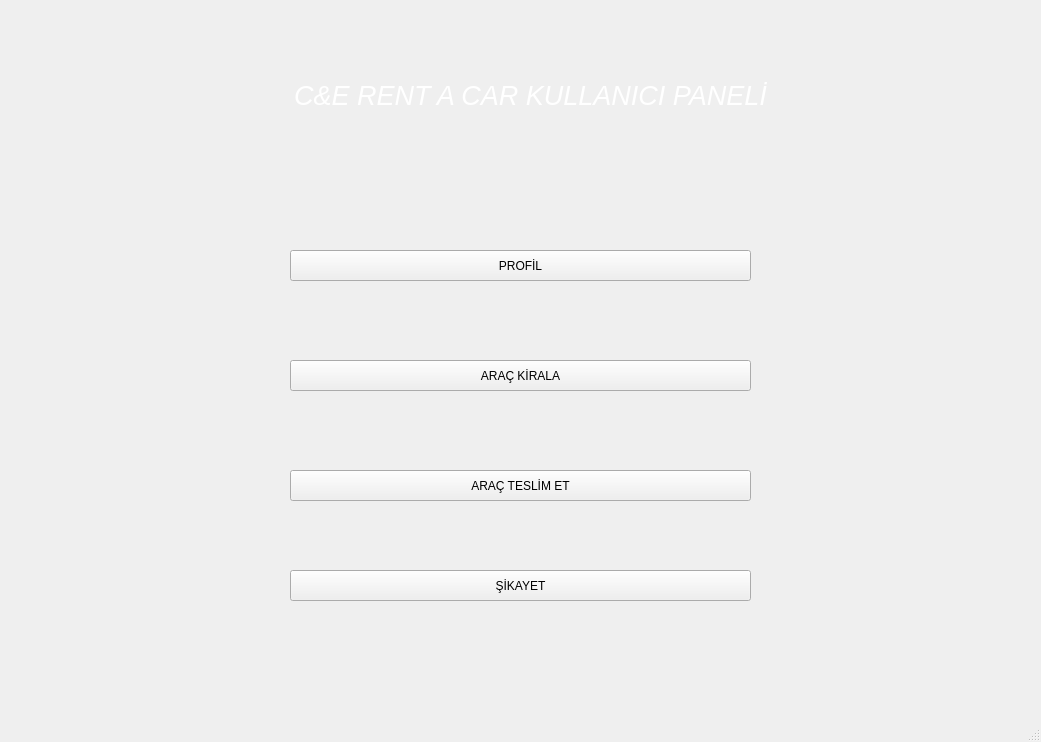
<?xml version="1.0" encoding="UTF-8"?>
<ui version="4.0">
 <class>MainWindow</class>
 <widget class="QMainWindow" name="MainWindow">
  <property name="geometry">
   <rect>
    <x>0</x>
    <y>0</y>
    <width>1041</width>
    <height>742</height>
   </rect>
  </property>
  <property name="windowTitle">
   <string>MainWindow</string>
  </property>
  <widget class="QWidget" name="centralwidget">
   <widget class="QLabel" name="label">
    <property name="geometry">
     <rect>
      <x>-20</x>
      <y>-30</y>
      <width>1091</width>
      <height>751</height>
     </rect>
    </property>
    <property name="text">
     <string/>
    </property>
    <property name="pixmap">
     <pixmap>75515051-dark-background-with-spotlights-light-studio.jpg</pixmap>
    </property>
    <property name="scaledContents">
     <bool>true</bool>
    </property>
   </widget>
   <widget class="QLabel" name="label_2">
    <property name="geometry">
     <rect>
      <x>220</x>
      <y>30</y>
      <width>621</width>
      <height>131</height>
     </rect>
    </property>
    <property name="text">
     <string>&lt;html&gt;&lt;head/&gt;&lt;body&gt;&lt;p align=&quot;center&quot;&gt;&lt;span style=&quot; font-size:20pt; font-style:italic; color:#ffffff;&quot;&gt;C&amp;amp;E RENT A CAR KULLANICI PANELİ&lt;/span&gt;&lt;/p&gt;&lt;/body&gt;&lt;/html&gt;</string>
    </property>
   </widget>
   <widget class="QPushButton" name="kullaniciprofil">
    <property name="geometry">
     <rect>
      <x>290</x>
      <y>250</y>
      <width>461</width>
      <height>31</height>
     </rect>
    </property>
    <property name="text">
     <string>PROFİL</string>
    </property>
   </widget>
   <widget class="QPushButton" name="arackirala">
    <property name="geometry">
     <rect>
      <x>290</x>
      <y>360</y>
      <width>461</width>
      <height>31</height>
     </rect>
    </property>
    <property name="text">
     <string>ARAÇ KİRALA</string>
    </property>
   </widget>
   <widget class="QPushButton" name="aracteslim">
    <property name="geometry">
     <rect>
      <x>290</x>
      <y>470</y>
      <width>461</width>
      <height>31</height>
     </rect>
    </property>
    <property name="text">
     <string>ARAÇ TESLİM ET</string>
    </property>
   </widget>
   <widget class="QPushButton" name="sikayet">
    <property name="geometry">
     <rect>
      <x>290</x>
      <y>570</y>
      <width>461</width>
      <height>31</height>
     </rect>
    </property>
    <property name="text">
     <string>ŞİKAYET</string>
    </property>
   </widget>
  </widget>
  <widget class="QMenuBar" name="menubar">
   <property name="geometry">
    <rect>
     <x>0</x>
     <y>0</y>
     <width>1041</width>
     <height>26</height>
    </rect>
   </property>
  </widget>
  <widget class="QStatusBar" name="statusbar"/>
 </widget>
 <resources/>
 <connections/>
</ui>
